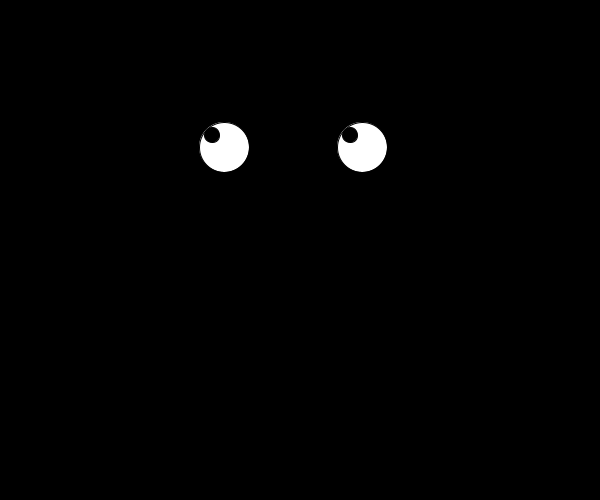
Frame 1 (no input)
Frame 60 (the mouse pressed at the canvas centre just before this capture): identical to frame 1, image omitted
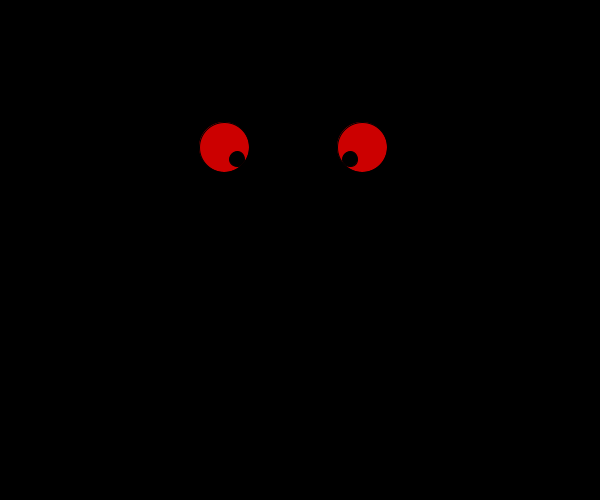
Frame 120 (the mouse held since frame 60 and released just before this capture)

The Processing sketch that drew these frames (run headless with seeded random() and noise(); from frame 60 on, the mouse is pressed at the canvas centre):

// Processing sketch: processing_95462
// ── processing_95462.pde

void setup() {
  size(600, 500);
}
 
void draw() {
  background(0); //black background
 
 
  fill(255);  //set fill to white for eyeball
    if (mousePressed) {
     fill(204,0,0); } //changes to red on mouseclick
 
  ellipse(224, 147, 50, 50);  //draw white circle over left eye
  ellipse(362, 147, 50, 50);  //draw white circle over right eye
  fill(0);  //set fill to black for eye pupil
  float mx1 = constrain(mouseX, 212, 237);  //uses mouse x coordinate, but only within x=212-237
  float my1 = constrain(mouseY, 135, 159);  //uses mouse y coordinate, but only within x=135-159
  ellipse(mx1, my1, 15, 15);  //draws a black left eye pupil using constrained x and y coordinates
  float mx2 = constrain(mouseX, 350, 374);  //uses mouse x coordinate, but only within x=350-374
  float my2 = constrain(mouseY, 135, 159);  //uses mouse y coordinate, but only within x=135-159
  ellipse(mx2, my2, 15, 15);  //draws a black right eye pupil using constrained x and y coordinates
}
void mouseMoved()// This Triforce was thanks to the Design of OpenProcessing User- Jason T
{
  fill(255, 255, 0);
  triangle(mouseX, mouseY - 50, mouseX - 40, mouseY + 25, mouseX + 40, mouseY + 25);
  fill(0);
  triangle(mouseX, mouseY + 25, mouseX - 20, mouseY - 13, mouseX + 20, mouseY - 13);
  
}
